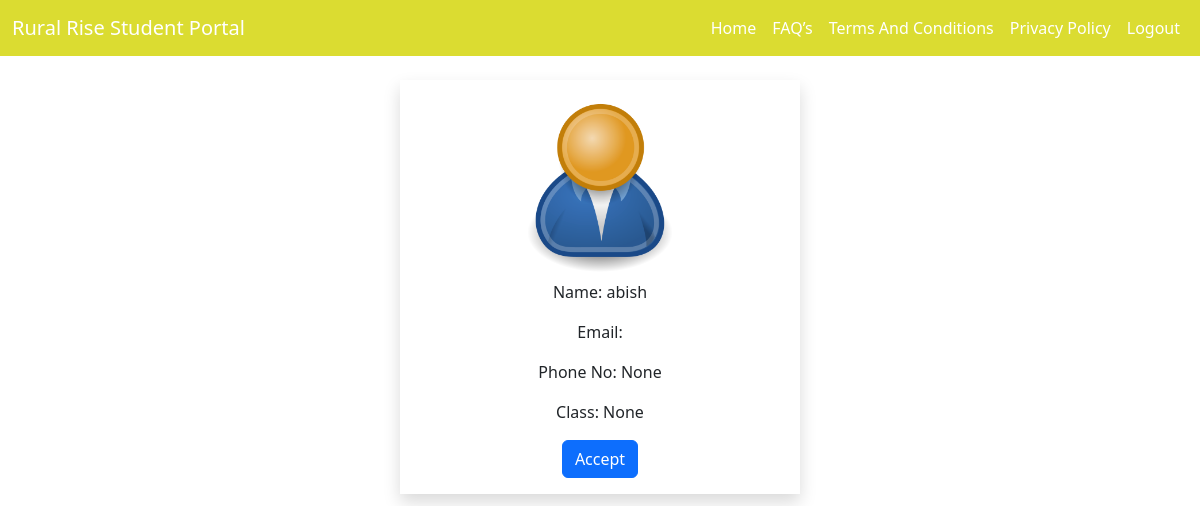
The app's page /view_student_details/1/ with its own data.
### onlineapp/models.py (models this page shows)
class CustomUser(AbstractUser):
    USER_TYPE_CHOICES = (
        (1, 'student'),
        (2, 'faculty'),
        (3, 'college_admin'),
    )
    user_type = models.PositiveSmallIntegerField(choices=USER_TYPE_CHOICES)
    name = models.CharField(max_length=100,blank=True,null=True)
    age = models.IntegerField(blank=True,null=True)
    gender = models.CharField(max_length=20, blank=True, null=True)
    clg_name = models.CharField(max_length=100,blank=True,null=True)
    email = models.CharField(max_length=100,blank=True,null=True)
    contact = models.CharField(max_length=15, blank=True, null=True)
    qualification = models.CharField(max_length=255, blank=True, null=True)
    class_name = models.CharField(max_length=255, blank=True, null=True)
    fee = models.DecimalField(max_digits=10, decimal_places=2, blank=True, null=True)
    verifi = models.CharField(max_length=255, blank=True, null=True)
    student_guid = models.CharField(max_length=20, blank=True, null=True)
    student_conformation = models.CharField(max_length=20, blank=True, null=True)
    payment = models.CharField(max_length=20, blank=True, null=True)

### onlineapp/views.py (the view, shortened to what this page needs)
# urls.py: path('view_student_details/<id>/',views.view_student_details),
def view_student_details(request,id):
    data = CustomUser.objects.get(id = id)
    return render(request,'view_student_detail.html',{'data':data})

### template/view_student_detail.html (shortened to what this page needs)
{% extends 'student_base.html' %}
{% load static %}
{% block content %}
<center>
    <div class="col-12 mt-4 col-md-4">
        <div class="shadow p-3 text-center">
            <img class="w-50" src="{% static 'img/user.png' %}" alt="User Image">
            <p>Name: {{ data.username }}</p>
            <p>Email: {{ data.email }}</p>
            <p>Phone No: {{ data.contact }}</p>
            <p>Class: {{ data.class_name }}</p>
            <form method="POST">
                <button class="btn btn-primary">Accept</button>
            </form>
        </div>
    </div>
</center>
{% endblock %}

### records on screen
CustomUser: username "abish", contact "None", class_name "None"
